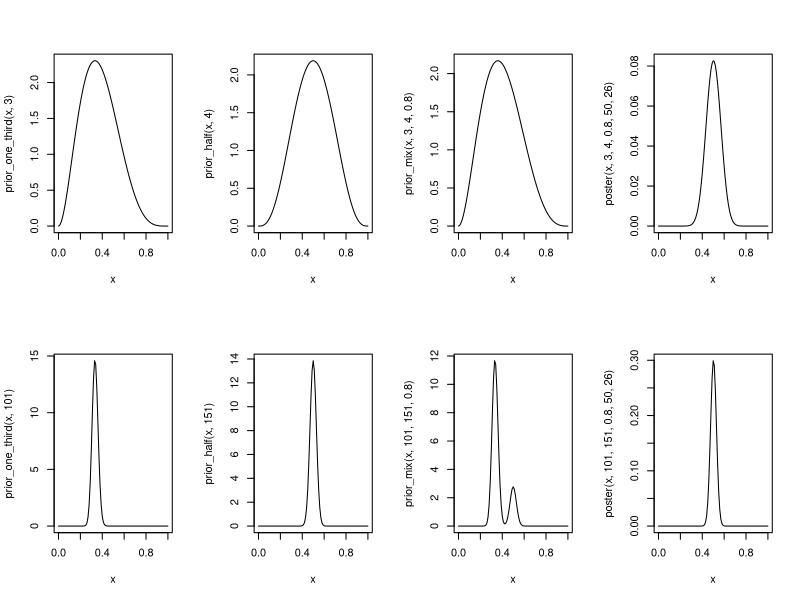

The R source for this figure:
# a --------------------

# Beta dist with mode 1/3
prior_one_third <- function(theta, a) dbeta(theta, a, 2 * a - 1)
# Beta dist with mode 1/2
prior_half <- function(theta, a) dbeta(theta, a, a)

# a1, a2 are the parameter for Beta dists with mode 1/3 and 1/2, respectively
# ratio should be 0 to 1
prior_mix <- function(theta, a1, a2, ratio) {
  ratio * prior_one_third(theta, a1) + (1 - ratio) * prior_half(theta, a2)
}

# the equation below matches a + b between the two distributions
a1 <- 101
a2 <- (3 * a1 - 1) / 2

# 10 yen coin made in 1990
n1 <- 50
upside <- 26

# proportional to the posterior (i.e., the numerator of the bayes rule)
poster <- function(theta, a1, a2, ratio, n, k) {
  one_third <- (3 * a1 - 2) * choose(3 * a1 - 3, 2 * a1 - 2) *
    theta^(a1 + k - 1) * (1 - theta)^(2 * a2 - 1 + (n - k) - 1)
  half <- (2 * a2 - 1) * choose(2 * a2 - 2, a2 - 1) *
    theta^(a2 + k - 1) * (1 - theta)^(a2 + (n - k) - 1)
  return((ratio * one_third + (1 - ratio) * half) * choose(n, k))
}

png("fig/3-8.png", width = 1600, height = 800, res = 100)
par(mfrow = c(2, 4))
curve(prior_one_third(x, 3))
curve(prior_half(x, 4))
curve(prior_mix(x, 3, 4, 0.8))
curve(poster(x, 3, 4, 0.8, 50, 26))
curve(prior_one_third(x, 101))
curve(prior_half(x, 151))
curve(prior_mix(x, 101, 151, 0.8))
curve(poster(x, 101, 151, 0.8, 50, 26))
dev.off()
